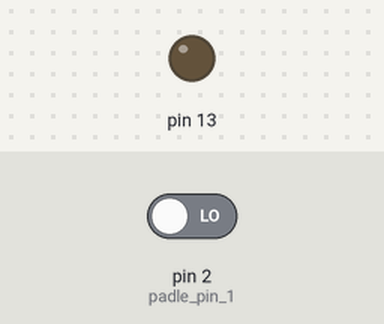
A sketch run on a simulated Arduino Uno, built with avr-gcc and run on an emulated ATmega328P. Parts: output pins drawn as LEDs (lit = HIGH). The inputs (shaded band) are chosen by the test bench; at power-on: pin 2 (padle_pin_1) LOW. What the sketch prints to the serial monitor is not drawn.

Above: at 1.2 s.
1.3 s: pin 2 (padle_pin_1) driven HIGH
At 2.5 s:
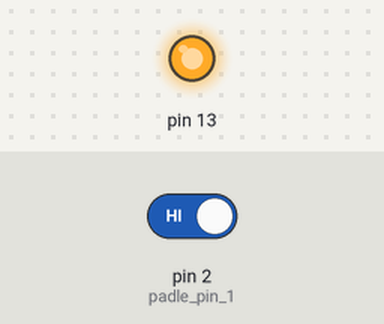
2.8 s: pin 2 (padle_pin_1) driven LOW
At 3.9 s:
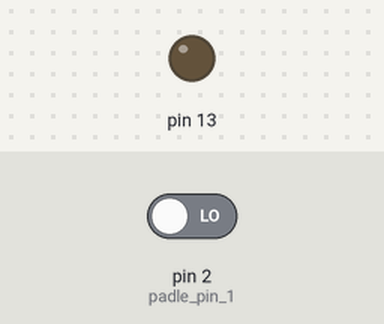
Timing chart, 0 to 5.8 s (numbered marks = the images above; inputs shaded):
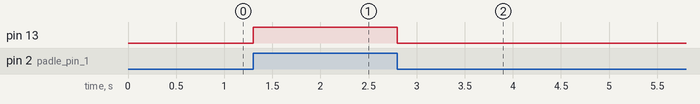

The sketch:

Guitar_Pedal.ino
```cpp
int ID = 2;
int padle_pin_1 = 2;
int timeout = 1 * 100;
unsigned long delay_between_presses = 0;

void setup() {
  // put your setup code here, to run once:
  pinMode(13, OUTPUT);
  pinMode(padle_pin_1, INPUT);
  Serial.begin(9600);


}

void do_blink() {
  digitalWrite(13,1);
  delay(1000);
  digitalWrite(13,0);
  delay(1000);
}

void loop() {
  // put your main code here, to run repeatedly:
  //do_blink();
  if(digitalRead(padle_pin_1)) {
    millis();
    digitalWrite(13,1);
    Serial.print(padle_pin_1);//ID
    delay(timeout);
  } else {
    digitalWrite(13,0);
  }
}
```

Measured:
- after the input at 1.3 s, pin 13: LOW → HIGH at once
- after the input at 2.8 s, pin 13: HIGH → LOW at once
